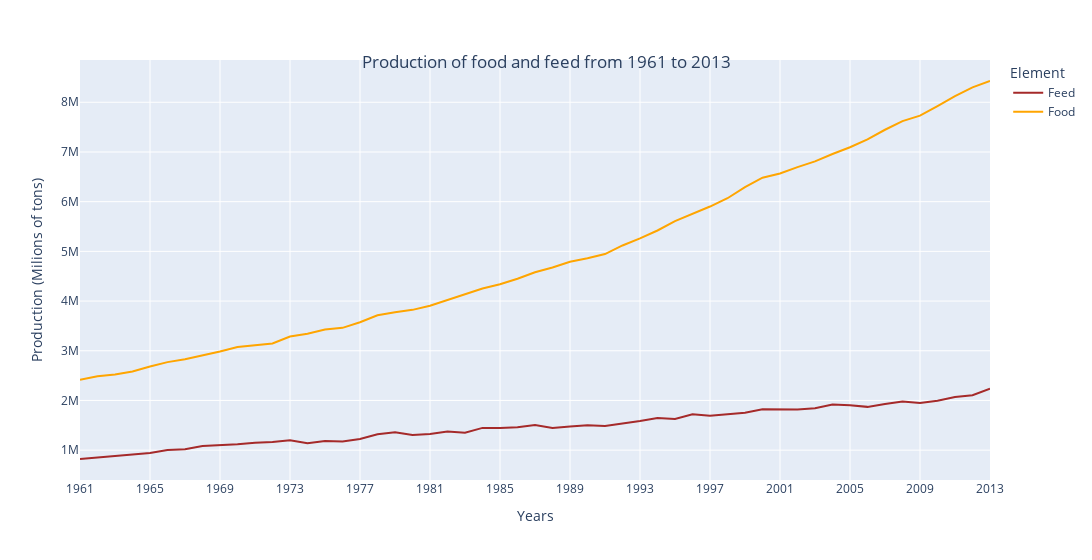

Notebook code cell kept with this figure:
### Markdown cell above
Come mostra il grafico a torta qui sopra, gli elementi che riguardano il cibo *sono molti di più* di quelli che riguardano i mangimi nel dataset della produzione. 

Questo significa che nel tempo è stato prodotto più cibo che mangime? 

Per rispondere a questa domanda nel prossimo grafico raggrupperò gli elementi di cibi e mangimi separatamente, sommando i valori di produzione di ogni anno. In questo modo sarò in grado di mostrare un trend globale che riguarda la produzione di entrambi gli elementi dal 1961 al 2013.

### Code cell
# Raggruppo tutti gli elementi di cibi e mangimi e sommo i valori di produzione di ogni anno
food_feed_prod = df_prod.groupby(['Element', 'Years'])['Production'].sum().reset_index()

fig = px.line(
    food_feed_prod, 
    x="Years",
    y="Production", 
    color='Element',
    color_discrete_map={
        'Feed':'brown',
        'Food':'orange'})

fig.update_layout(
    width=1100,

    title='Production of food and feed from 1961 to 2013',
    title_x = 0.5,
    title_y = 0.9,
    title_xanchor='center',
    title_yanchor='top',

    showlegend= True,
    legend_itemclick=False,

    xaxis = dict(
        tickmode = 'linear',
        tick0 = 0,
        dtick = 4),

    yaxis = dict(
        title='Production (Milions of tons)'))

fig.show()

### Figure 1 — Plotly figure (JSON) as saved in the notebook; plotly's stock layout.template omitted (floating-point values rounded to 4 significant figures)
{"data": [{"hovertemplate": "Element=Feed<br>Years=%{x}<br>Production=%{y}<extra></extra>", "legendgroup": "Feed", "line": {"color": "brown", "dash": "solid"}, "marker": {"symbol": "circle"}, "mode": "lines", "name": "Feed", "orientation": "v", "showlegend": true, "type": "scatter", "x": ["1961", "1962", "1963", "1964", "1965", "1966", "1967", "1968", "1969", "1970", "1971", "1972", "1973", "1974", "1975", "1976", "1977", "1978", "1979", "1980", "1981", "1982", "1983", "1984", "1985", "1986", "1987", "1988", "1989", "1990", "1991", "1992", "1993", "1994", "1995", "1996", "1997", "1998", "1999", "2000", "2001", "2002", "2003", "2004", "2005", "2006", "2007", "2008", "2009", "2010", "2011", "2012", "2013"], "xaxis": "x", "y": [821878, 850832, 893940, 910709, 944899, 1000799, 1018995, 1083968, 1099832, 1116801, 1147899, 1165176, 1199267, 1137438, 1182501, 1174844, 1223020, 1321305, 1360306, 1303828, 1326734, 1373979, 1351499, 1447563, 1443705, 1461746, 1507108, 1445659, 1476912, 1501382, 1486180, 1530744, 1584682, 1646052, 1627058, 1723303, 1693401, 1720461, 1754614, 1822025, 1825360, 1820007, 1841157, 1917207, 1905124, 1870875, 1929997, 1980475, 1950183, 1994668, 2069675, 2103506, 2234680], "yaxis": "y"}, {"hovertemplate": "Element=Food<br>Years=%{x}<br>Production=%{y}<extra></extra>", "legendgroup": "Food", "line": {"color": "orange", "dash": "solid"}, "marker": {"symbol": "circle"}, "mode": "lines", "name": "Food", "orientation": "v", "showlegend": true, "type": "scatter", "x": ["1961", "1962", "1963", "1964", "1965", "1966", "1967", "1968", "1969", "1970", "1971", "1972", "1973", "1974", "1975", "1976", "1977", "1978", "1979", "1980", "1981", "1982", "1983", "1984", "1985", "1986", "1987", "1988", "1989", "1990", "1991", "1992", "1993", "1994", "1995", "1996", "1997", "1998", "1999", "2000", "2001", "2002", "2003", "2004", "2005", "2006", "2007", "2008", "2009", "2010", "2011", "2012", "2013"], "xaxis": "x", "y": [2418262, 2486745, 2523607, 2582483, 2681908, 2771271, 2829363, 2900462, 2985461, 3076048, 3115527, 3148080, 3286825, 3343576, 3426389, 3461292, 3574345, 3713364, 3773918, 3823236, 3905621, 4019884, 4134977, 4254217, 4337001, 4448350, 4579419, 4676167, 4792180, 4860115, 4945444, 5118820, 5261040, 5420336, 5609653, 5752268, 5902139, 6069477, 6293789, 6481665, 6566872, 6695726, 6811852, 6959576, 7094650, 7253908, 7447121, 7621971, 7731419, 7925078, 8121899, 8299854, 8428288], "yaxis": "y"}], "layout": {"legend": {"itemclick": false, "title": {"text": "Element"}, "tracegroupgap": 0}, "margin": {"t": 60}, "showlegend": true, "title": {"text": "Production of food and feed from 1961 to 2013", "x": 0.5, "xanchor": "center", "y": 0.9, "yanchor": "top"}, "width": 1100, "xaxis": {"anchor": "y", "domain": [0, 1], "dtick": 4, "tick0": 0, "tickmode": "linear", "title": {"text": "Years"}}, "yaxis": {"anchor": "x", "domain": [0, 1], "title": {"text": "Production (Milions of tons)"}}}}
